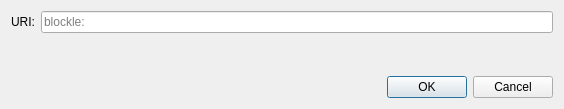
<?xml version="1.0" encoding="UTF-8"?>
<ui version="4.0">
 <class>OpenURIDialog</class>
 <widget class="QDialog" name="OpenURIDialog">
  <property name="geometry">
   <rect>
    <x>0</x>
    <y>0</y>
    <width>564</width>
    <height>109</height>
   </rect>
  </property>
  <property name="windowTitle">
   <string>Open blockle URI</string>
  </property>
  <layout class="QVBoxLayout" name="verticalLayout">
   <item>
    <layout class="QHBoxLayout" name="horizontalLayout">
     <item>
      <widget class="QLabel" name="label">
       <property name="text">
        <string>URI:</string>
       </property>
      </widget>
     </item>
     <item>
      <widget class="QValidatedLineEdit" name="uriEdit">
       <property name="placeholderText">
        <string notr="true">blockle:</string>
       </property>
      </widget>
     </item>
    </layout>
   </item>
   <item>
    <spacer name="verticalSpacer">
     <property name="orientation">
      <enum>Qt::Vertical</enum>
     </property>
     <property name="sizeHint" stdset="0">
      <size>
       <width>20</width>
       <height>40</height>
      </size>
     </property>
    </spacer>
   </item>
   <item>
    <widget class="QDialogButtonBox" name="buttonBox">
     <property name="orientation">
      <enum>Qt::Horizontal</enum>
     </property>
     <property name="standardButtons">
      <set>QDialogButtonBox::Cancel|QDialogButtonBox::Ok</set>
     </property>
    </widget>
   </item>
  </layout>
 </widget>
 <customwidgets>
  <customwidget>
   <class>QValidatedLineEdit</class>
   <extends>QLineEdit</extends>
   <header>qt/qvalidatedlineedit.h</header>
  </customwidget>
 </customwidgets>
 <resources/>
 <connections>
  <connection>
   <sender>buttonBox</sender>
   <signal>accepted()</signal>
   <receiver>OpenURIDialog</receiver>
   <slot>accept()</slot>
   <hints>
    <hint type="sourcelabel">
     <x>248</x>
     <y>254</y>
    </hint>
    <hint type="destinationlabel">
     <x>157</x>
     <y>274</y>
    </hint>
   </hints>
  </connection>
  <connection>
   <sender>buttonBox</sender>
   <signal>rejected()</signal>
   <receiver>OpenURIDialog</receiver>
   <slot>reject()</slot>
   <hints>
    <hint type="sourcelabel">
     <x>316</x>
     <y>260</y>
    </hint>
    <hint type="destinationlabel">
     <x>286</x>
     <y>274</y>
    </hint>
   </hints>
  </connection>
 </connections>
</ui>
